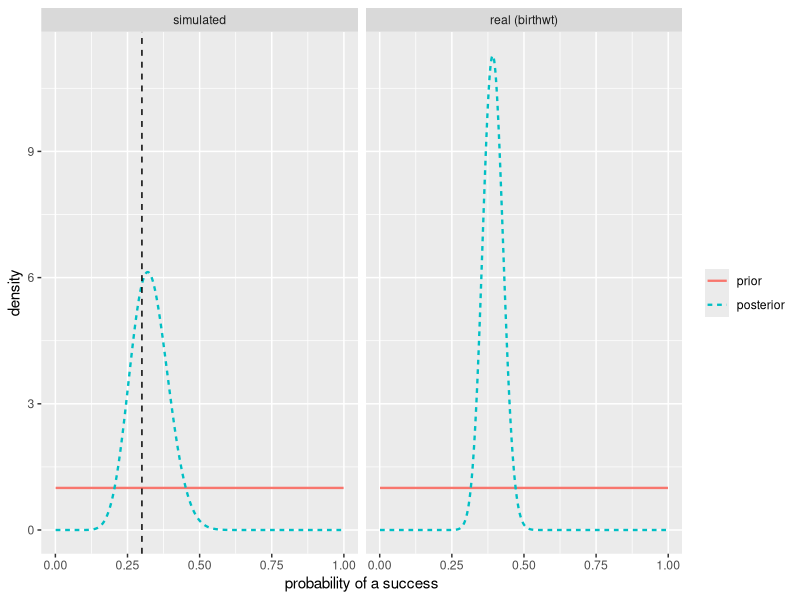

Here is the R script that generated this plot:
## ---- chunk 1
#| label: prior-posterior-setup
#| code-fold: false
prior_a <- 1
prior_b <- 1

set.seed(1)
sim_truth <- 0.3
sim_y <- stats::rbinom(50, size = 1, prob = sim_truth)
smoke_y <- MASS::birthwt$smoke

beta_posterior <- function(y, a = prior_a, b = prior_b) {
  c(a = a + sum(y), b = b + length(y) - sum(y))
}

post_params <- rbind(
  simulated = beta_posterior(sim_y),
  `real (birthwt)` = beta_posterior(smoke_y)
)
post_summary <- data.frame(
  n = c(length(sim_y), length(smoke_y)),
  successes = c(sum(sim_y), sum(smoke_y)),
  post_a = post_params[, "a"],
  post_b = post_params[, "b"],
  mean = post_params[, "a"] / rowSums(post_params),
  lower = stats::qbeta(0.025, post_params[, "a"], post_params[, "b"]),
  upper = stats::qbeta(0.975, post_params[, "a"], post_params[, "b"])
)
post_summary
## ---- chunk 2
#| label: prior-posterior-plot
#| fig-alt: !expr paste0(
#|   "Two side-by-side panels of densities for the probability of a success, ",
#|   "each on the interval from 0 to 1. ",
#|   "In both panels the uniform prior is a flat line at height 1, ",
#|   "and the posterior is a hump. ",
#|   "In the left panel (simulated data, ", length(sim_y), " observations), ",
#|   "a dashed vertical line at the true value ", sim_truth,
#|   " passes through the posterior hump, which is centred near ",
#|   round(post_summary["simulated", "mean"], 2), ". ",
#|   "In the right panel (real birthwt data, ", length(smoke_y), " births), ",
#|   "the posterior hump is narrower, centred near ",
#|   round(post_summary["real (birthwt)", "mean"], 2),
#|   ", and no true value is marked."
#|   )
prob_grid <- seq(0.001, 0.999, length.out = 500)
density_curves <- dplyr::bind_rows(
  lapply(rownames(post_params), \(data_set) {
    dplyr::bind_rows(
      tibble::tibble(
        data_set = data_set,
        prob = prob_grid,
        distribution = "prior",
        density = stats::dbeta(prob_grid, prior_a, prior_b)
      ),
      tibble::tibble(
        data_set = data_set,
        prob = prob_grid,
        distribution = "posterior",
        density = stats::dbeta(
          prob_grid,
          post_params[data_set, "a"],
          post_params[data_set, "b"]
        )
      )
    )
  })
)
density_curves$data_set <- factor(
  density_curves$data_set,
  levels = rownames(post_params)
)
density_curves$distribution <- factor(
  density_curves$distribution,
  levels = c("prior", "posterior")
)

ggplot2::ggplot(
  density_curves,
  ggplot2::aes(prob, density, colour = distribution, linetype = distribution)
) +
  ggplot2::geom_line(linewidth = 0.8) +
  ggplot2::geom_vline(
    data = tibble::tibble(
      data_set = factor("simulated", levels = rownames(post_params)),
      truth = sim_truth
    ),
    ggplot2::aes(xintercept = truth),
    linetype = "dashed"
  ) +
  ggplot2::facet_wrap(~data_set) +
  ggplot2::labs(
    x = "probability of a success",
    y = "density",
    colour = NULL,
    linetype = NULL
  )
